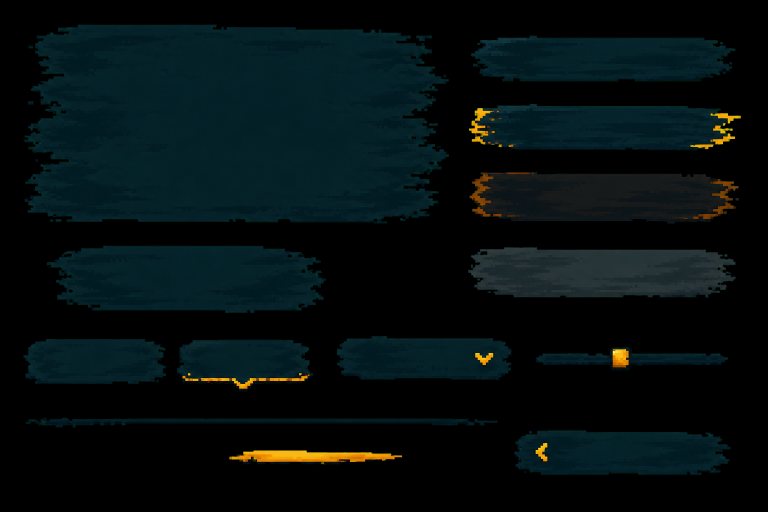
#> input picture assets/source/ui/menu_brush_components_approved.png, 1536 x 1024 px (shown at 1/2 size)
$ python -i export_daymap_shop_brush_assets.py   (imports and definitions only)
#> lines starting #> are read from the running program, lines starting #| are printed output that depends on the picture
from pathlib import Path
import shutil

from PIL import Image, ImageEnhance, ImageOps


ROOT = Path(__file__).resolve().parents[2]
MENU_SOURCE = ROOT / "assets" / "source" / "ui" / "menu_brush_components_approved.png"
REFERENCE = ROOT / "assets" / "source" / "daymap" / "shop_brush" / "reference"
SOURCE = ROOT / "assets" / "source" / "daymap" / "shop_brush"
RUNTIME = ROOT / "assets" / "textures" / "daymap" / "shop_brush"
SHOP_UI_CHROMA_REFERENCE = REFERENCE / "shop_ui_chroma_reference_v3.png"
SHOP_BACKDROP_REFERENCE = REFERENCE / "shop_clean_background_reference_v2.png"
SCALE = 4

COMPONENT_BOXES = {
    "panel_list": (76, 75, 957, 415),
    "panel_detail": (1022, 77, 1371, 411),
    "category_normal": (1424, 141, 1594, 215),
    "category_selected": (1424, 287, 1594, 370),
    "row_normal": (76, 465, 471, 529),
    "checkout_strip": (562, 492, 1590, 655),
    "row_hover": (76, 550, 472, 615),
    "row_selected": (76, 636, 473, 701),
    "row_disabled": (77, 722, 472, 788),
    "button_normal": (557, 722, 724, 791),
    "button_hover": (740, 722, 900, 791),
    "button_pressed": (918, 722, 1078, 791),
    "button_disabled": (1097, 722, 1256, 791),
    "close_normal": (1309, 724, 1386, 794),
    "close_hover": (1417, 724, 1494, 794),
    "close_pressed": (1523, 724, 1600, 794),
    "gold_area": (81, 826, 189, 876),
    "quantity_body": (312, 821, 458, 882),
    "quantity_minus": (229, 824, 282, 880),
    "quantity_plus": (487, 824, 543, 881),
    "status_owned": (639, 841, 685, 877),
    "status_discount": (762, 841, 797, 879),
    "divider": (893, 864, 1585, 872),
}

EXPORTS = {
    "shop_brush_panel_list": ("panel_list", (190, 99)),
    "shop_brush_panel_detail": ("panel_detail", (90, 99)),
    "shop_brush_category_normal": ("category_normal", (48, 16)),
    "shop_brush_category_selected": ("category_selected", (48, 16)),
    "shop_brush_row_normal": ("row_normal", (145, 16)),
    "shop_brush_row_hover": ("row_hover", (145, 16)),
    "shop_brush_row_selected": ("row_selected", (145, 16)),
    "shop_brush_row_disabled": ("row_disabled", (145, 16)),
    "shop_brush_checkout_strip": ("checkout_strip", (260, 32)),
    "shop_brush_button_normal": ("button_normal", (64, 18)),
    "shop_brush_button_hover": ("button_hover", (64, 18)),
    "shop_brush_button_pressed": ("button_pressed", (64, 18)),
    "shop_brush_button_disabled": ("button_disabled", (64, 18)),
    "shop_brush_close_normal": ("close_normal", (18, 18)),
    "shop_brush_close_hover": ("close_hover", (18, 18)),
    "shop_brush_close_pressed": ("close_pressed", (18, 18)),
    "shop_brush_gold_area": ("gold_area", (36, 14)),
    "shop_brush_quantity_minus": ("quantity_minus", (18, 18)),
    "shop_brush_quantity_body": ("quantity_body", (44, 18)),
    "shop_brush_quantity_plus": ("quantity_plus", (18, 18)),
    "shop_brush_status_owned": ("status_owned", (14, 12)),
    "shop_brush_status_discount": ("status_discount", (14, 13)),
    "shop_brush_divider": ("divider", (180, 4)),
}


# [36 lines left out: functions load_rgba, is_chroma_or_magenta_fringe, remove_chroma_background, crop_resize, not called in this run]


def build_backdrop(source: Image.Image) -> Image.Image:
    native = ImageOps.fit(
        source,
        (320, 180),
        method=Image.Resampling.NEAREST,
        centering=(0.5, 0.5),
    ).convert("RGBA")
    native = ImageEnhance.Brightness(native).enhance(0.82)
    native = ImageEnhance.Contrast(native).enhance(1.04)
    native = ImageEnhance.Color(native).enhance(0.90)
    return native


def nearest_export(native: Image.Image, runtime_size: tuple[int, int]) -> Image.Image:
    return native.resize(runtime_size, Image.Resampling.NEAREST)


# [21 lines left out: functions save_pair, retain_reference_sources, main, not called in this run]


# [2 lines not run here, left out]

>>> import cv2
>>> picture = cv2.imread('../../assets/source/ui/menu_brush_components_approved.png', cv2.IMREAD_GRAYSCALE)
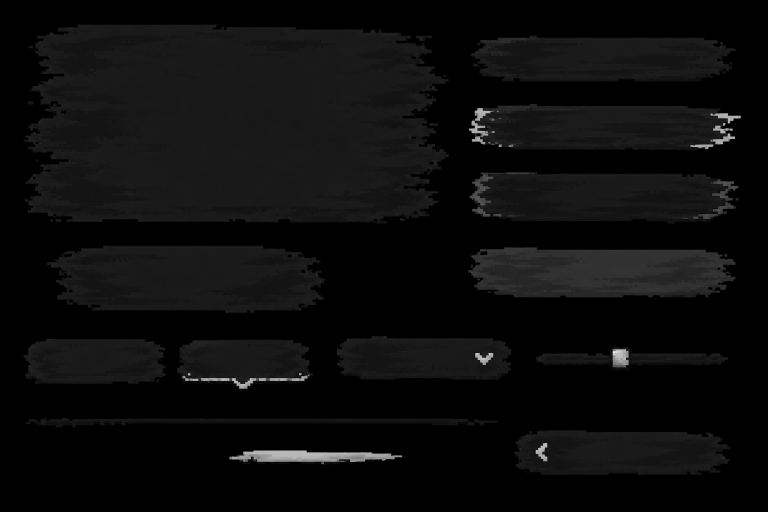
#> picture: shape (1024, 1536) (shown at 1/2 size); min 0, max 241, mean 11.9
#> (the run stopped early here; a loop or call above may not have finished)
